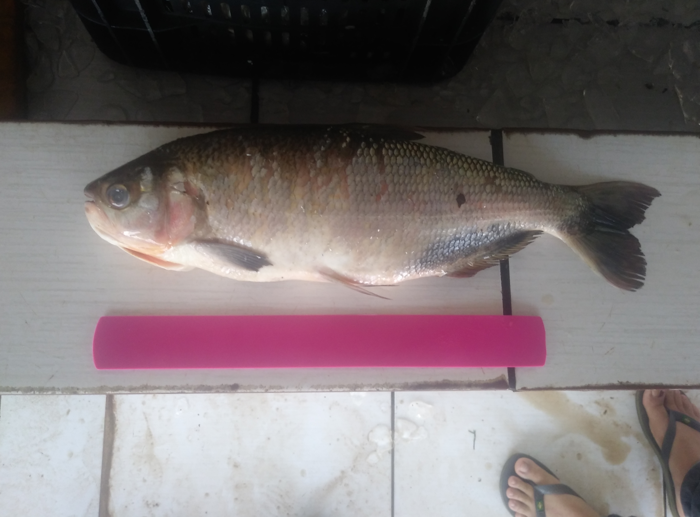
#> input picture example_web_page/fishs/001.png, 700 x 517 px
$ python -i main.py   (imports and definitions only)
#> lines starting #> are read from the running program, lines starting #| are printed output that depends on the picture
# Python's standard libraries
from base64 import b64decode
from io import BytesIO
from os.path import isfile
from math import ceil, sqrt

# Packages from pip
import numpy as np                              #pip install numpy
from PIL import Image                           #pip install Pillow
import cv2                                      #pip install opencv-python
import requests                                 #pip install requests
from google.cloud import storage                #pip install google-cloud-datastore

# Package in current directory
from Mask_RCNN.mrcnn.config import Config
from Mask_RCNN.mrcnn.model import MaskRCNN
from Mask_RCNN.mrcnn.utils import Dataset
from Mask_RCNN.mrcnn.utils import compute_ap
from Mask_RCNN.mrcnn.model import load_image_gt
from Mask_RCNN.mrcnn.model import mold_image

class FishConfig(Config):
	NAME = "fish_cfg"
	NUM_CLASSES = 1 + 1

class InferenceConfig(FishConfig):
    GPU_COUNT = 1
    IMAGES_PER_GPU = 1

class FishDataset(Dataset):
  def load_dataset(self, dataset_dir, is_train=True):
    self.add_class("dataset", 1, "Fish")

#Verificando se já baixou o modelo treinado
# [5 lines not run here, left out]

#Preparando o modelo para efetuar as previsões e carregando o modelo treinado
inference_config = InferenceConfig()
# [3 lines that did not run here, left out]
# [1 line not run here, left out]

#Criando a instância do modelo com os pesos treinados
test = FishDataset()
# [2 lines not run here, left out]


#-------------------------------------------------------------------------------
#-------------------------------------------------------------------------------
#Função responsável por encontrar a régua por meio da cor (Rosa)
# [54 lines left out: functions ruler, remove_noise, not called in this run]


#-------------------------------------------------------------------------------
#-------------------------------------------------------------------------------
#Função para deixar a imagem com o rabo na esquerda
def invert_image(img):

  #Largura da imagem
  width = img.shape[1]

  #Encontrando a posição do peixe
  (cnts, _) = cv2.findContours(img, cv2.RETR_TREE,
                              cv2.CHAIN_APPROX_SIMPLE)
  #Ordenando os pontos encontrados e pegando somente o maior
  cnt = sorted(cnts, key = cv2.contourArea, reverse = True)[0]

  #Pegando a primeira e a última posição x da máscara do peixe
  leftmost = tuple(cnt[cnt[:,:,0].argmin()][0])[0]
  rightmost = tuple(cnt[cnt[:,:,0].argmax()][0])[0]

  #Pegando parte da cabeça e do rabo do peixe para descobrir a posição de cada um
  img_left = img[:, leftmost:leftmost + ceil(width * 0.20)]
  img_right = img[:, rightmost - ceil(width * 0.20):rightmost]

  #Calculando a quantidade de pixels de cada parte para usar como indicador para
  #descobrir o lado da cabeça e do rabo
  count_left = cv2.countNonZero(img_left)
  count_right = cv2.countNonZero(img_right)

  #O lado que tiver mais pixels será designado como sendo a cabeça
  #Se a cabeça estiver no lado esquerdo, gira a imagem para deixar no lado direito
  if(count_left > count_right):
    img = cv2.rotate(img, cv2.ROTATE_180)

  #Encontrando a posição do peixe
  (cnts, _) = cv2.findContours(img, cv2.RETR_TREE,
                              cv2.CHAIN_APPROX_SIMPLE)
  #Ordenando os pontos encontrados e pegando somente o maior
  cnt = sorted(cnts, key = cv2.contourArea, reverse = True)[0]

  #Pegando 20% da parte do rabo para calcular o padrão e furcal
  leftmost = tuple(cnt[cnt[:, :, 0].argmin()][0])[0]
  img_tail = img[:, 0:leftmost + ceil(width * 0.20)]

  return img, img_tail


#-------------------------------------------------------------------------------
#-------------------------------------------------------------------------------
#Função utilizada para encontrar o ponto inicial para calcular o tamanho padrão
# [239 lines left out: functions calculate_padrao, calculate_furcal, calculate_sizes, full_size, centerline, inference, not called in this run]

>>> import cv2
>>> picture = cv2.imread('../example_web_page/fishs/001.png', cv2.IMREAD_GRAYSCALE)
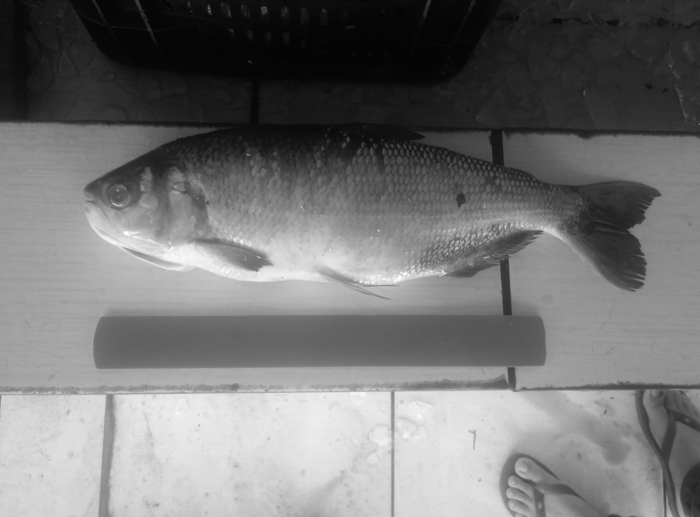
#> picture: shape (517, 700); min 3, max 254, mean 117
>>> result = invert_image(picture)
#> in invert_image, `(cnts, _) = cv2.findContours(img, cv2.RETR_TREE, cv2.CHAIN_APPROX_SIMP..`: cnts = [[[0, 0], [0, 516], [699, 516], [699, 0]]]
#> in invert_image, `cnt = sorted(cnts, key = cv2.contourArea, reverse = True)[0]`: cnt = [[0, 0], [0, 516], [699, 516], [699, 0]]
#> in invert_image, `leftmost = tuple(cnt[cnt[:,:,0].argmin()][0])[0]`: leftmost = 0
#> in invert_image, `rightmost = tuple(cnt[cnt[:,:,0].argmax()][0])[0]`: rightmost = 699
#> in invert_image, `img_left = img[:, leftmost:leftmost + ceil(width * 0.20)]`:
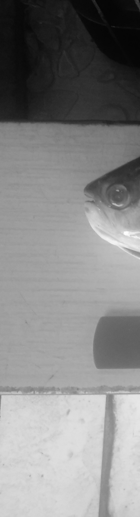
#> img_left: shape (517, 140); min 5, max 254, mean 134.3
#> in invert_image, `img_right = img[:, rightmost - ceil(width * 0.20):rightmost]`:
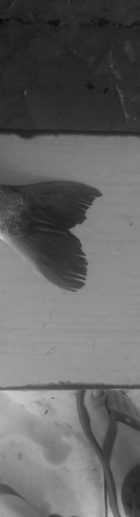
#> img_right: shape (517, 140); min 11, max 207, mean 100.5
#> in invert_image, `count_left = cv2.countNonZero(img_left)`: count_left = 72380
